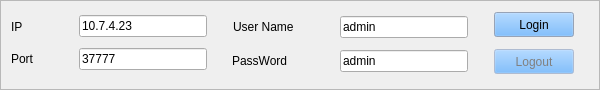
  <widget class="QFrame" name="frame3">
   <property name="geometry">
    <rect>
     <x>10</x>
     <y>10</y>
     <width>600</width>
     <height>90</height>
    </rect>
   </property>
   <property name="frameShape">
    <enum>QFrame::StyledPanel</enum>
   </property>
   <property name="frameShadow">
    <enum>QFrame::Plain</enum>
   </property>
   <widget class="QLabel" name="Port">
    <property name="geometry">
     <rect>
      <x>11</x>
      <y>48</y>
      <width>62</width>
      <height>22</height>
     </rect>
    </property>
    <property name="text">
     <string>Port</string>
    </property>
    <property name="wordWrap">
     <bool>false</bool>
    </property>
   </widget>
   <widget class="QLineEdit" name="lineEdit1">
    <property name="geometry">
     <rect>
      <x>79</x>
      <y>15</y>
      <width>128</width>
      <height>22</height>
     </rect>
    </property>
    <property name="text">
     <string>10.7.4.23</string>
    </property>
   </widget>
   <widget class="QLineEdit" name="lineEdit2">
    <property name="geometry">
     <rect>
      <x>79</x>
      <y>48</y>
      <width>128</width>
      <height>22</height>
     </rect>
    </property>
    <property name="text">
     <string>37777</string>
    </property>
   </widget>
   <widget class="QLabel" name="IP">
    <property name="geometry">
     <rect>
      <x>11</x>
      <y>11</y>
      <width>62</width>
      <height>31</height>
     </rect>
    </property>
    <property name="text">
     <string>IP</string>
    </property>
    <property name="wordWrap">
     <bool>false</bool>
    </property>
   </widget>
   <widget class="QLabel" name="UserName">
    <property name="geometry">
     <rect>
      <x>233</x>
      <y>16</y>
      <width>81</width>
      <height>22</height>
     </rect>
    </property>
    <property name="text">
     <string>User Name</string>
    </property>
    <property name="wordWrap">
     <bool>false</bool>
    </property>
   </widget>
   <widget class="QLineEdit" name="lineEdit3">
    <property name="geometry">
     <rect>
      <x>340</x>
      <y>50</y>
      <width>128</width>
      <height>22</height>
     </rect>
    </property>
    <property name="text">
     <string>admin</string>
    </property>
   </widget>
   <widget class="QLabel" name="PassWord">
    <property name="geometry">
     <rect>
      <x>232</x>
      <y>50</y>
      <width>81</width>
      <height>22</height>
     </rect>
    </property>
    <property name="text">
     <string>PassWord</string>
    </property>
    <property name="wordWrap">
     <bool>false</bool>
    </property>
   </widget>
   <widget class="QLineEdit" name="lineEdit4">
    <property name="geometry">
     <rect>
      <x>340</x>
      <y>16</y>
      <width>128</width>
      <height>22</height>
     </rect>
    </property>
    <property name="text">
     <string>admin</string>
    </property>
   </widget>
   <widget class="QPushButton" name="Logout">
    <property name="enabled">
     <bool>false</bool>
    </property>
    <property name="geometry">
     <rect>
      <x>494</x>
      <y>49</y>
      <width>80</width>
      <height>25</height>
     </rect>
    </property>
    <property name="palette">
     <palette>
      <active>
       <colorrole role="WindowText">
        <brush brushstyle="SolidPattern">
         <color alpha="255">
          <red>0</red>
          <green>0</green>
          <blue>0</blue>
         </color>
        </brush>
       </colorrole>
       <colorrole role="Button">
        <brush brushstyle="SolidPattern">
         <color alpha="255">
          <red>85</red>
          <green>170</green>
          <blue>255</blue>
         </color>
        </brush>
       </colorrole>
       <colorrole role="Light">
        <brush brushstyle="SolidPattern">
         <color alpha="255">
          <red>212</red>
          <green>234</green>
          <blue>255</blue>
         </color>
        </brush>
       </colorrole>
       <colorrole role="Midlight">
        <brush brushstyle="SolidPattern">
         <color alpha="255">
          <red>148</red>
          <green>202</green>
          <blue>255</blue>
         </color>
        </brush>
       </colorrole>
       <colorrole role="Dark">
        <brush brushstyle="SolidPattern">
         <color alpha="255">
          <red>42</red>
          <green>85</green>
          <blue>127</blue>
         </color>
        </brush>
       </colorrole>
       <colorrole role="Mid">
        <brush brushstyle="SolidPattern">
         <color alpha="255">
          <red>57</red>
          <green>113</green>
          <blue>170</blue>
         </color>
        </brush>
       </colorrole>
       <colorrole role="Text">
        <brush brushstyle="SolidPattern">
         <color alpha="255">
          <red>0</red>
          <green>0</green>
          <blue>0</blue>
         </color>
        </brush>
       </colorrole>
       <colorrole role="BrightText">
        <brush brushstyle="SolidPattern">
         <color alpha="255">
          <red>255</red>
          <green>255</green>
          <blue>255</blue>
         </color>
        </brush>
       </colorrole>
       <colorrole role="ButtonText">
        <brush brushstyle="SolidPattern">
         <color alpha="255">
          <red>0</red>
          <green>0</green>
          <blue>0</blue>
         </color>
        </brush>
       </colorrole>
       <colorrole role="Base">
        <brush brushstyle="SolidPattern">
         <color alpha="255">
          <red>255</red>
          <green>255</green>
          <blue>255</blue>
         </color>
        </brush>
       </colorrole>
       <colorrole role="Window">
        <brush brushstyle="SolidPattern">
         <color alpha="255">
          <red>212</red>
          <green>228</green>
          <blue>255</blue>
         </color>
        </brush>
       </colorrole>
       <colorrole role="Shadow">
        <brush brushstyle="SolidPattern">
         <color alpha="255">
          <red>0</red>
          <green>0</green>
          <blue>0</blue>
         </color>
        </brush>
       </colorrole>
       <colorrole role="Highlight">
        <brush brushstyle="SolidPattern">
         <color alpha="255">
          <red>0</red>
          <green>0</green>
          <blue>128</blue>
         </color>
        </brush>
       </colorrole>
       <colorrole role="HighlightedText">
        <brush brushstyle="SolidPattern">
         <color alpha="255">
          <red>255</red>
          <green>255</green>
          <blue>255</blue>
         </color>
        </brush>
       </colorrole>
       <colorrole role="Link">
        <brush brushstyle="SolidPattern">
         <color alpha="255">
          <red>0</red>
          <green>0</green>
          <blue>0</blue>
         </color>
        </brush>
       </colorrole>
       <colorrole role="LinkVisited">
        <brush brushstyle="SolidPattern">
         <color alpha="255">
          <red>0</red>
          <green>0</green>
          <blue>0</blue>
         </color>
        </brush>
       </colorrole>
      </active>
      <inactive>
       <colorrole role="WindowText">
        <brush brushstyle="SolidPattern">
         <color alpha="255">
          <red>0</red>
          <green>0</green>
          <blue>0</blue>
         </color>
        </brush>
       </colorrole>
       <colorrole role="Button">
        <brush brushstyle="SolidPattern">
         <color alpha="255">
          <red>85</red>
          <green>170</green>
          <blue>255</blue>
         </color>
        </brush>
       </colorrole>
       <colorrole role="Light">
        <brush brushstyle="SolidPattern">
         <color alpha="255">
          <red>212</red>
          <green>234</green>
          <blue>255</blue>
         </color>
        </brush>
       </colorrole>
       <colorrole role="Midlight">
        <brush brushstyle="SolidPattern">
         <color alpha="255">
          <red>123</red>
          <green>189</green>
          <blue>255</blue>
         </color>
        </brush>
       </colorrole>
       <colorrole role="Dark">
        <brush brushstyle="SolidPattern">
         <color alpha="255">
          <red>42</red>
          <green>85</green>
          <blue>127</blue>
         </color>
        </brush>
       </colorrole>
       <colorrole role="Mid">
        <brush brushstyle="SolidPattern">
         <color alpha="255">
          <red>57</red>
          <green>113</green>
          <blue>170</blue>
         </color>
        </brush>
       </colorrole>
       <colorrole role="Text">
        <brush brushstyle="SolidPattern">
         <color alpha="255">
          <red>0</red>
          <green>0</green>
          <blue>0</blue>
         </color>
        </brush>
       </colorrole>
       <colorrole role="BrightText">
        <brush brushstyle="SolidPattern">
         <color alpha="255">
          <red>255</red>
          <green>255</green>
          <blue>255</blue>
         </color>
        </brush>
       </colorrole>
       <colorrole role="ButtonText">
        <brush brushstyle="SolidPattern">
         <color alpha="255">
          <red>0</red>
          <green>0</green>
          <blue>0</blue>
         </color>
        </brush>
       </colorrole>
       <colorrole role="Base">
        <brush brushstyle="SolidPattern">
         <color alpha="255">
          <red>255</red>
          <green>255</green>
          <blue>255</blue>
         </color>
        </brush>
       </colorrole>
       <colorrole role="Window">
        <brush brushstyle="SolidPattern">
         <color alpha="255">
          <red>212</red>
          <green>228</green>
          <blue>255</blue>
         </color>
        </brush>
       </colorrole>
       <colorrole role="Shadow">
        <brush brushstyle="SolidPattern">
         <color alpha="255">
          <red>0</red>
          <green>0</green>
          <blue>0</blue>
         </color>
        </brush>
       </colorrole>
       <colorrole role="Highlight">
        <brush brushstyle="SolidPattern">
         <color alpha="255">
          <red>0</red>
          <green>0</green>
          <blue>128</blue>
         </color>
        </brush>
       </colorrole>
       <colorrole role="HighlightedText">
        <brush brushstyle="SolidPattern">
         <color alpha="255">
          <red>255</red>
          <green>255</green>
          <blue>255</blue>
         </color>
        </brush>
       </colorrole>
       <colorrole role="Link">
        <brush brushstyle="SolidPattern">
         <color alpha="255">
          <red>0</red>
          <green>0</green>
          <blue>255</blue>
         </color>
        </brush>
       </colorrole>
       <colorrole role="LinkVisited">
        <brush brushstyle="SolidPattern">
         <color alpha="255">
          <red>255</red>
          <green>0</green>
          <blue>255</blue>
         </color>
        </brush>
       </colorrole>
      </inactive>
      <disabled>
       <colorrole role="WindowText">
        <brush brushstyle="SolidPattern">
         <color alpha="255">
          <red>128</red>
          <green>128</green>
          <blue>128</blue>
         </color>
        </brush>
       </colorrole>
       <colorrole role="Button">
        <brush brushstyle="SolidPattern">
         <color alpha="255">
          <red>85</red>
          <green>170</green>
          <blue>255</blue>
         </color>
        </brush>
       </colorrole>
       <colorrole role="Light">
        <brush brushstyle="SolidPattern">
         <color alpha="255">
          <red>212</red>
          <green>234</green>
          <blue>255</blue>
         </color>
        </brush>
       </colorrole>
       <colorrole role="Midlight">
        <brush brushstyle="SolidPattern">
         <color alpha="255">
          <red>123</red>
          <green>189</green>
          <blue>255</blue>
         </color>
        </brush>
       </colorrole>
       <colorrole role="Dark">
        <brush brushstyle="SolidPattern">
         <color alpha="255">
          <red>42</red>
          <green>85</green>
          <blue>127</blue>
         </color>
        </brush>
       </colorrole>
       <colorrole role="Mid">
        <brush brushstyle="SolidPattern">
         <color alpha="255">
          <red>57</red>
          <green>113</green>
          <blue>170</blue>
         </color>
        </brush>
       </colorrole>
       <colorrole role="Text">
        <brush brushstyle="SolidPattern">
         <color alpha="255">
          <red>128</red>
          <green>128</green>
          <blue>128</blue>
         </color>
        </brush>
       </colorrole>
       <colorrole role="BrightText">
        <brush brushstyle="SolidPattern">
         <color alpha="255">
          <red>255</red>
          <green>255</green>
          <blue>255</blue>
         </color>
        </brush>
       </colorrole>
       <colorrole role="ButtonText">
        <brush brushstyle="SolidPattern">
         <color alpha="255">
          <red>128</red>
          <green>128</green>
          <blue>128</blue>
         </color>
        </brush>
       </colorrole>
       <colorrole role="Base">
        <brush brushstyle="SolidPattern">
         <color alpha="255">
          <red>255</red>
          <green>255</green>
          <blue>255</blue>
         </color>
        </brush>
       </colorrole>
       <colorrole role="Window">
        <brush brushstyle="SolidPattern">
         <color alpha="255">
          <red>212</red>
          <green>228</green>
          <blue>255</blue>
         </color>
        </brush>
       </colorrole>
       <colorrole role="Shadow">
        <brush brushstyle="SolidPattern">
         <color alpha="255">
          <red>0</red>
          <green>0</green>
          <blue>0</blue>
         </color>
        </brush>
       </colorrole>
       <colorrole role="Highlight">
        <brush brushstyle="SolidPattern">
         <color alpha="255">
          <red>0</red>
          <green>0</green>
          <blue>128</blue>
         </color>
        </brush>
       </colorrole>
       <colorrole role="HighlightedText">
        <brush brushstyle="SolidPattern">
         <color alpha="255">
          <red>255</red>
          <green>255</green>
          <blue>255</blue>
         </color>
        </brush>
       </colorrole>
       <colorrole role="Link">
        <brush brushstyle="SolidPattern">
         <color alpha="255">
          <red>0</red>
          <green>0</green>
          <blue>255</blue>
         </color>
        </brush>
       </colorrole>
       <colorrole role="LinkVisited">
        <brush brushstyle="SolidPattern">
         <color alpha="255">
          <red>255</red>
          <green>0</green>
          <blue>255</blue>
         </color>
        </brush>
       </colorrole>
      </disabled>
     </palette>
    </property>
    <property name="text">
     <string>Logout</string>
    </property>
   </widget>
   <widget class="QPushButton" name="Login">
    <property name="geometry">
     <rect>
      <x>494</x>
      <y>12</y>
      <width>80</width>
      <height>25</height>
     </rect>
    </property>
    <property name="palette">
     <palette>
      <active>
       <colorrole role="WindowText">
        <brush brushstyle="SolidPattern">
         <color alpha="255">
          <red>0</red>
          <green>0</green>
          <blue>0</blue>
         </color>
        </brush>
       </colorrole>
       <colorrole role="Button">
        <brush brushstyle="SolidPattern">
         <color alpha="255">
          <red>85</red>
          <green>170</green>
          <blue>255</blue>
         </color>
        </brush>
       </colorrole>
       <colorrole role="Light">
        <brush brushstyle="SolidPattern">
         <color alpha="255">
          <red>212</red>
          <green>234</green>
          <blue>255</blue>
         </color>
        </brush>
       </colorrole>
       <colorrole role="Midlight">
        <brush brushstyle="SolidPattern">
         <color alpha="255">
          <red>148</red>
          <green>202</green>
          <blue>255</blue>
         </color>
        </brush>
       </colorrole>
       <colorrole role="Dark">
        <brush brushstyle="SolidPattern">
         <color alpha="255">
          <red>42</red>
          <green>85</green>
          <blue>127</blue>
         </color>
        </brush>
       </colorrole>
       <colorrole role="Mid">
        <brush brushstyle="SolidPattern">
         <color alpha="255">
          <red>57</red>
          <green>113</green>
          <blue>170</blue>
         </color>
        </brush>
       </colorrole>
       <colorrole role="Text">
        <brush brushstyle="SolidPattern">
         <color alpha="255">
          <red>0</red>
          <green>0</green>
          <blue>0</blue>
         </color>
        </brush>
       </colorrole>
       <colorrole role="BrightText">
        <brush brushstyle="SolidPattern">
         <color alpha="255">
          <red>255</red>
          <green>255</green>
          <blue>255</blue>
         </color>
        </brush>
       </colorrole>
       <colorrole role="ButtonText">
        <brush brushstyle="SolidPattern">
         <color alpha="255">
          <red>0</red>
          <green>0</green>
          <blue>0</blue>
         </color>
        </brush>
       </colorrole>
       <colorrole role="Base">
        <brush brushstyle="SolidPattern">
         <color alpha="255">
          <red>255</red>
          <green>255</green>
          <blue>255</blue>
         </color>
        </brush>
       </colorrole>
       <colorrole role="Window">
        <brush brushstyle="SolidPattern">
         <color alpha="255">
          <red>212</red>
          <green>228</green>
          <blue>255</blue>
         </color>
        </brush>
       </colorrole>
       <colorrole role="Shadow">
        <brush brushstyle="SolidPattern">
         <color alpha="255">
          <red>0</red>
          <green>0</green>
          <blue>0</blue>
         </color>
        </brush>
       </colorrole>
       <colorrole role="Highlight">
        <brush brushstyle="SolidPattern">
         <color alpha="255">
          <red>0</red>
          <green>0</green>
          <blue>128</blue>
         </color>
        </brush>
       </colorrole>
       <colorrole role="HighlightedText">
        <brush brushstyle="SolidPattern">
         <color alpha="255">
          <red>255</red>
          <green>255</green>
          <blue>255</blue>
         </color>
        </brush>
       </colorrole>
       <colorrole role="Link">
        <brush brushstyle="SolidPattern">
         <color alpha="255">
          <red>0</red>
          <green>0</green>
          <blue>0</blue>
         </color>
        </brush>
       </colorrole>
       <colorrole role="LinkVisited">
        <brush brushstyle="SolidPattern">
         <color alpha="255">
          <red>0</red>
          <green>0</green>
          <blue>0</blue>
         </color>
        </brush>
       </colorrole>
      </active>
      <inactive>
       <colorrole role="WindowText">
        <brush brushstyle="SolidPattern">
         <color alpha="255">
          <red>0</red>
          <green>0</green>
          <blue>0</blue>
         </color>
        </brush>
       </colorrole>
       <colorrole role="Button">
        <brush brushstyle="SolidPattern">
         <color alpha="255">
          <red>85</red>
          <green>170</green>
          <blue>255</blue>
         </color>
        </brush>
       </colorrole>
       <colorrole role="Light">
        <brush brushstyle="SolidPattern">
         <color alpha="255">
          <red>212</red>
          <green>234</green>
          <blue>255</blue>
         </color>
        </brush>
       </colorrole>
       <colorrole role="Midlight">
        <brush brushstyle="SolidPattern">
         <color alpha="255">
          <red>123</red>
          <green>189</green>
          <blue>255</blue>
         </color>
        </brush>
       </colorrole>
       <colorrole role="Dark">
        <brush brushstyle="SolidPattern">
         <color alpha="255">
          <red>42</red>
          <green>85</green>
          <blue>127</blue>
         </color>
        </brush>
       </colorrole>
       <colorrole role="Mid">
        <brush brushstyle="SolidPattern">
         <color alpha="255">
          <red>57</red>
          <green>113</green>
          <blue>170</blue>
         </color>
        </brush>
       </colorrole>
       <colorrole role="Text">
        <brush brushstyle="SolidPattern">
         <color alpha="255">
          <red>0</red>
          <green>0</green>
          <blue>0</blue>
         </color>
        </brush>
       </colorrole>
       <colorrole role="BrightText">
        <brush brushstyle="SolidPattern">
         <color alpha="255">
          <red>255</red>
          <green>255</green>
          <blue>255</blue>
         </color>
        </brush>
       </colorrole>
       <colorrole role="ButtonText">
        <brush brushstyle="SolidPattern">
         <color alpha="255">
          <red>0</red>
          <green>0</green>
          <blue>0</blue>
         </color>
        </brush>
       </colorrole>
       <colorrole role="Base">
        <brush brushstyle="SolidPattern">
         <color alpha="255">
          <red>255</red>
          <green>255</green>
          <blue>255</blue>
         </color>
        </brush>
       </colorrole>
       <colorrole role="Window">
        <brush brushstyle="SolidPattern">
         <color alpha="255">
          <red>212</red>
          <green>228</green>
          <blue>255</blue>
         </color>
        </brush>
       </colorrole>
       <colorrole role="Shadow">
        <brush brushstyle="SolidPattern">
         <color alpha="255">
          <red>0</red>
          <green>0</green>
          <blue>0</blue>
         </color>
        </brush>
       </colorrole>
       <colorrole role="Highlight">
        <brush brushstyle="SolidPattern">
         <color alpha="255">
          <red>0</red>
          <green>0</green>
          <blue>128</blue>
         </color>
        </brush>
       </colorrole>
       <colorrole role="HighlightedText">
        <brush brushstyle="SolidPattern">
         <color alpha="255">
          <red>255</red>
          <green>255</green>
          <blue>255</blue>
         </color>
        </brush>
       </colorrole>
       <colorrole role="Link">
        <brush brushstyle="SolidPattern">
         <color alpha="255">
          <red>0</red>
          <green>0</green>
          <blue>255</blue>
         </color>
        </brush>
       </colorrole>
       <colorrole role="LinkVisited">
        <brush brushstyle="SolidPattern">
         <color alpha="255">
          <red>255</red>
          <green>0</green>
          <blue>255</blue>
         </color>
        </brush>
       </colorrole>
      </inactive>
      <disabled>
       <colorrole role="WindowText">
        <brush brushstyle="SolidPattern">
         <color alpha="255">
          <red>128</red>
          <green>128</green>
          <blue>128</blue>
         </color>
        </brush>
       </colorrole>
       <colorrole role="Button">
        <brush brushstyle="SolidPattern">
         <color alpha="255">
          <red>85</red>
          <green>170</green>
          <blue>255</blue>
         </color>
        </brush>
       </colorrole>
       <colorrole role="Light">
        <brush brushstyle="SolidPattern">
         <color alpha="255">
          <red>212</red>
          <green>234</green>
          <blue>255</blue>
         </color>
        </brush>
       </colorrole>
       <colorrole role="Midlight">
        <brush brushstyle="SolidPattern">
         <color alpha="255">
          <red>123</red>
          <green>189</green>
          <blue>255</blue>
         </color>
        </brush>
       </colorrole>
       <colorrole role="Dark">
        <brush brushstyle="SolidPattern">
         <color alpha="255">
          <red>42</red>
          <green>85</green>
          <blue>127</blue>
         </color>
        </brush>
       </colorrole>
       <colorrole role="Mid">
        <brush brushstyle="SolidPattern">
         <color alpha="255">
          <red>57</red>
          <green>113</green>
          <blue>170</blue>
         </color>
        </brush>
       </colorrole>
       <colorrole role="Text">
        <brush brushstyle="SolidPattern">
         <color alpha="255">
          <red>128</red>
          <green>128</green>
          <blue>128</blue>
         </color>
        </brush>
       </colorrole>
       <colorrole role="BrightText">
        <brush brushstyle="SolidPattern">
         <color alpha="255">
          <red>255</red>
          <green>255</green>
          <blue>255</blue>
         </color>
        </brush>
       </colorrole>
       <colorrole role="ButtonText">
        <brush brushstyle="SolidPattern">
         <color alpha="255">
          <red>128</red>
          <green>128</green>
          <blue>128</blue>
         </color>
        </brush>
       </colorrole>
       <colorrole role="Base">
        <brush brushstyle="SolidPattern">
         <color alpha="255">
          <red>255</red>
          <green>255</green>
          <blue>255</blue>
         </color>
        </brush>
       </colorrole>
       <colorrole role="Window">
        <brush brushstyle="SolidPattern">
         <color alpha="255">
          <red>212</red>
          <green>228</green>
          <blue>255</blue>
         </color>
        </brush>
       </colorrole>
       <colorrole role="Shadow">
        <brush brushstyle="SolidPattern">
         <color alpha="255">
          <red>0</red>
          <green>0</green>
          <blue>0</blue>
         </color>
        </brush>
       </colorrole>
       <colorrole role="Highlight">
        <brush brushstyle="SolidPattern">
         <color alpha="255">
          <red>0</red>
          <green>0</green>
          <blue>128</blue>
         </color>
        </brush>
       </colorrole>
       <colorrole role="HighlightedText">
        <brush brushstyle="SolidPattern">
         <color alpha="255">
          <red>255</red>
          <green>255</green>
          <blue>255</blue>
         </color>
        </brush>
       </colorrole>
       <colorrole role="Link">
        <brush brushstyle="SolidPattern">
         <color alpha="255">
          <red>0</red>
          <green>0</green>
          <blue>255</blue>
         </color>
        </brush>
       </colorrole>
       <colorrole role="LinkVisited">
        <brush brushstyle="SolidPattern">
         <color alpha="255">
          <red>255</red>
          <green>0</green>
          <blue>255</blue>
         </color>
        </brush>
       </colorrole>
      </disabled>
     </palette>
    </property>
    <property name="text">
     <string>Login</string>
    </property>
   </widget>
  </widget>
